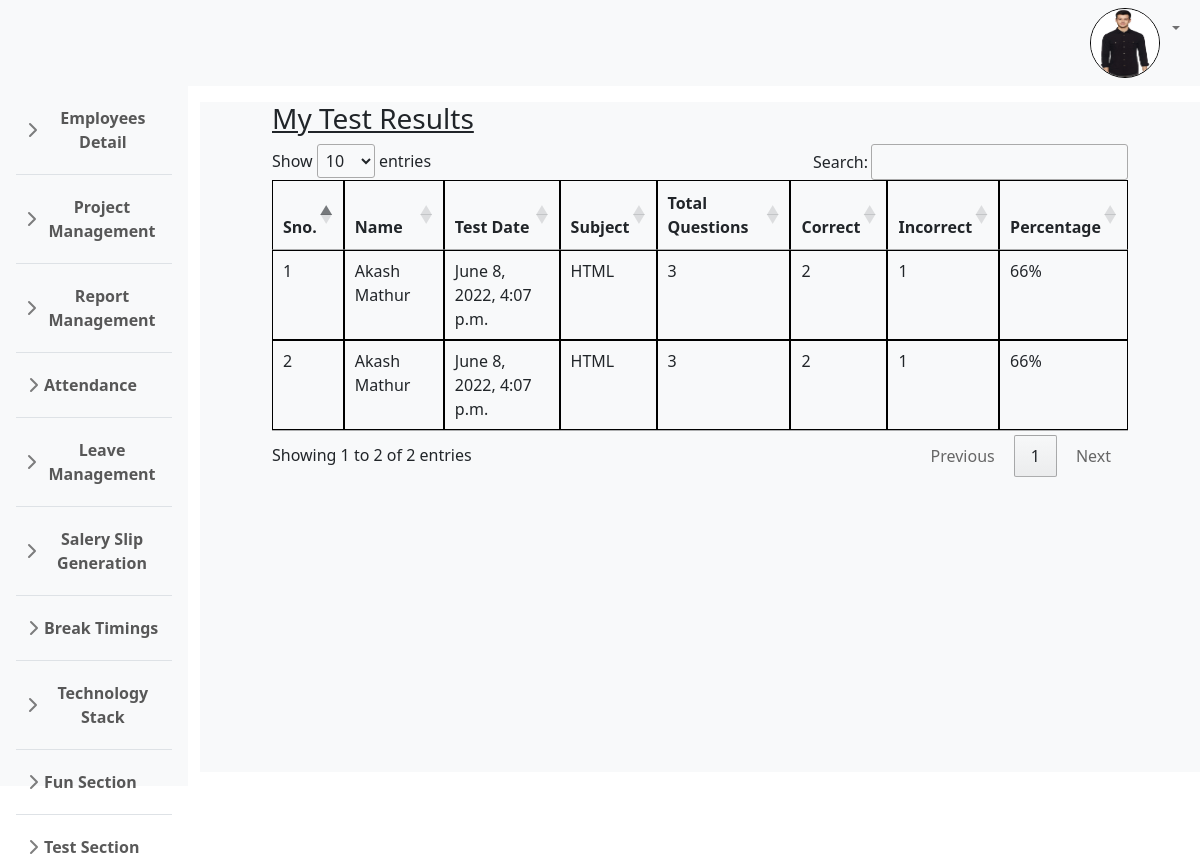
The page /my_results/1/ on the database its author committed.
### employee/models.py (models this page shows, shortened)
class Employee(models.Model):
    fname=models.CharField(max_length=50)
    lname=models.CharField(max_length=50)
    email=models.EmailField(unique=True)
    password=models.CharField(max_length=100)
    joiningdate=models.DateField()
    dob=models.DateField()
    phone=models.IntegerField()
    image = models.ImageField(upload_to='media/')
    workeniversary=models.IntegerField(default=0)
    increment=models.CharField(max_length=10,default="False")
    emp_status= models.CharField(max_length = 20,choices = empstatus,default = 'Employee')
    def __str__(self):
        return self.fname+' '+self.lname

class Result(models.Model):
    emp=models.ForeignKey(Employee,on_delete=models.CASCADE)
    userresponse=models.ForeignKey(UserResponse,on_delete=models.CASCADE)
    correct=models.IntegerField()
    incorrect=models.IntegerField()
    percentage=models.IntegerField()

class UserResponse(models.Model):
    username=models.ForeignKey(Employee,on_delete=models.CASCADE)
    subject=models.CharField(max_length=50)
    datetime=models.DateTimeField()
    userresponse=models.JSONField(blank=True, null=True,default=list)

### employee/views.py (the view)
# urls.py: path('my_results/<int:pk>/',views.my_results,name="my_results"),
def my_results(request,pk):
    emp=Employee.objects.get(id=pk)
    result=Result.objects.filter(emp=emp)
    return render(request,'employee/my_results.html',{'result':result,'img':emp})

### employee/templates/employee/my_results.html (shortened to what this page needs)
{% extends 'employee/dashboard.html'%}
{% block content%}
<link rel="stylesheet" type="text/css" href="https://cdn.datatables.net/1.12.1/css/jquery.dataTables.css">
<div class="container">
    <div class="row">
        <h3><u> My Test Results</u></h3>
        <table id="example" class="table table table-responsive" style="width:100%">
            <thead>
                <th>Sno.</th>
                <th>Name</th>
                <th>Test Date</th>
                <th>Subject</th>
                <th>Total Questions</th>
                <th>Correct</th>
                <th>Incorrect</th>
                <th>Percentage</th>
            </thead>
            <tbody>
                {%for i in result%}
                    <tr>
                        <td>{{forloop.counter}}</td>
                        <td>{{i.emp}}</td>
                        <td>{{i.userresponse.datetime}}</td>
                        <td>{{i.userresponse.subject}}</td>
                        <td>{{i.correct|add:i.incorrect}}</td>
                        <td>{{i.correct}}</td>
                        <td>{{i.incorrect}}</td>
                        <td>{{i.percentage}}%</td>
                    </tr>
                {%endfor%}
            </tbody>
        </table>
    </div>
    </div>
</div>
</div>
{%endblock%}

### employee/templates/employee/dashboard.html (shortened to what this page needs)
<!DOCTYPE html>
<html lang="en">
<head>
    <link href="https://cdn.jsdelivr.net/npm/bootstrap@5.1.3/dist/css/bootstrap.min.css" rel="stylesheet"
>
<link rel="stylesheet" type="text/css" href="https://cdn.datatables.net/1.12.1/css/jquery.dataTables.css">
</head>
<body  onload = "JavaScript:AutoRefresh(5000);">
    <div class="topbar">
        <nav class="navbar navbar-expand-lg navbar-light bg-light">
            <div class="container-fluid">
                <a class="navbar-brand" href="/dashboard/"><img class="mx-1" class="rounded-circle" src="https://bluethink.in/wp-content/uploads/2018/04/cropped-bluethink_Logo-1.png" alt=""></a>
                <div class="collapse navbar-collapse" id="navbarSupportedContent">
                    <ul class=" navbar-nav my-2 my-lg-0">
                        <li class="nav-item dropdown mr-5">
                            <img src="{{img.image.url}}" alt="" height="70px" width="70px" style="border:1px solid black;border-radius: 50%;"/>
                        </li>
                        <li class="nav-item dropdown mr-5">
                            <a class="nav-link dropdown-toggle" href="#" id="navbarDropdown" role="button"
                                data-bs-toggle="dropdown" aria-expanded="false">
                            </a>
                        </li>
                    </ul>
                </div>
            </div>
        </nav>
        </div>
        <div class="container-fluid">
            <div class="row">
                <div class="col-md-2" style="padding-left: 0px !important;">
                    <div class="flex-shrink-0 p-3 bg-light" style="height: 700px;">
                        <ul class="list-unstyled ps-0">
                            {% if img.emp_status == 'Admin' %}
                            <li class="mb-1">
                                <button class="btn btn-toggle align-items-center rounded collapsed"
                                    data-bs-toggle="collapse" data-bs-target="#employee_details" aria-expanded="false">
                                    Employees Detail
                                </button>
                            </li>
                            <li class="border-top my-3"></li>
                            {%endif%}
                            <li class="mb-1">
                                <button class="btn btn-toggle align-items-center rounded collapsed"
                                    data-bs-toggle="collapse" data-bs-target="#project_management"
                                    aria-expanded="false">
                                    Project Management
                                </button>
                            </li>
                            <li class="border-top my-3"></li>
                            <li class="mb-1">
                                <button class="btn btn-toggle align-items-center rounded collapsed"
                                    data-bs-toggle="collapse" data-bs-target="#report_management" aria-expanded="false">
                                    Report Management
                                </button>
                            </li>
                            <li class="border-top my-3"></li>
                            <li class="mb-1">
                                <button class="btn btn-toggle align-items-center rounded collapsed"
                                    data-bs-toggle="collapse" data-bs-target="#attandance_management" aria-expanded="false">
                                    Attendance
                                </button>
                            </li>
                            <li class="border-top my-3"></li>
                            <li class="mb-1">
                                <button class="btn btn-toggle align-items-center rounded collapsed"
                                    data-bs-toggle="collapse" data-bs-target="#leave_management" aria-expanded="false">
                                    Leave Management
                                </button>
                            </li>
                            <li class="border-top my-3"></li>
                            <li class="mb-1">
                                <button class="btn btn-toggle align-items-center rounded collapsed"
                                    data-bs-toggle="collapse" data-bs-target="#Salery_Slip" aria-expanded="false">
                                    Salery Slip Generation
                                </button>
                            </li>
                            <li class="border-top my-3"></li>
                            <li class="mb-1">
                                <button class="btn btn-toggle align-items-center rounded collapsed"
                                    data-bs-toggle="collapse" data-bs-target="#break_timings" aria-expanded="false">
                                    Break Timings
                                </button>
                            </li>
                            <li class="border-top my-3"></li>
                            <li class="mb-1">
                                <button class="btn btn-toggle align-items-center rounded collapsed"
                                    data-bs-toggle="collapse" data-bs-target="#technology_stack" aria-expanded="false">
                                    Technology Stack
                                </button>
                            </li>
                            <li class="border-top my-3"></li>
                            <li class="mb-1">
                                <button class="btn btn-toggle align-items-center rounded collapsed"
                                    data-bs-toggle="collapse" data-bs-target="#fun_management" aria-expanded="false">
                                    Fun Section
                                </button>
                            </li>
                            <li class="border-top my-3"></li>
                            <li class="mb-1">
                                <button class="btn btn-toggle align-items-center rounded collapsed"
                                    data-bs-toggle="collapse" data-bs-target="#test_section" aria-expanded="false">
                                    Test Section
                                </button>
                            </li>
                        </ul>
                    </div>
                </div>
                <div class="col-md-10 bg-light my-3 mx-auto  px-5 " style="overflow-y:scroll; height: 670px;" >
                    {% block content %}{% endblock %}
                </div>
</body>
</html>

### employee/templates/employee/dashboard.html (style rules this page uses)
body { min-height: 100vh; min-height: -webkit-fill-available; }
html { height: -webkit-fill-available; }
.dropdown-toggle { outline: 0; }
.btn-toggle,input { display: inline-flex; align-items: center; padding: .25rem .5rem; font-weight: 600; color: rgba(0, 0, 0, .65); background-color: transparent; border: 0; }
.btn-toggle::before { width: 1.25em; line-height: 0; transition: transform .35s ease; transform-origin: .5em 50%; }
.btn-toggle { width: -webkit-fill-available; }
tr,td,th { border: 1px solid black; }

### employee/templates/employee/my_results.html (style rules this page uses)
tr,td,th { border: 1px solid black; }

### rows shown on the page
Employee: image (picture)
Result: emp "Akash Mathur", userresponse.datetime "June 8, 2022, 4:07 p.m.", userresponse.subject "HTML", correct|add "3", correct "2", incorrect "1", percentage "66"
Result: emp "Akash Mathur", userresponse.datetime "June 8, 2022, 4:07 p.m.", userresponse.subject "HTML", correct|add "3", correct "2", incorrect "1", percentage "66"
